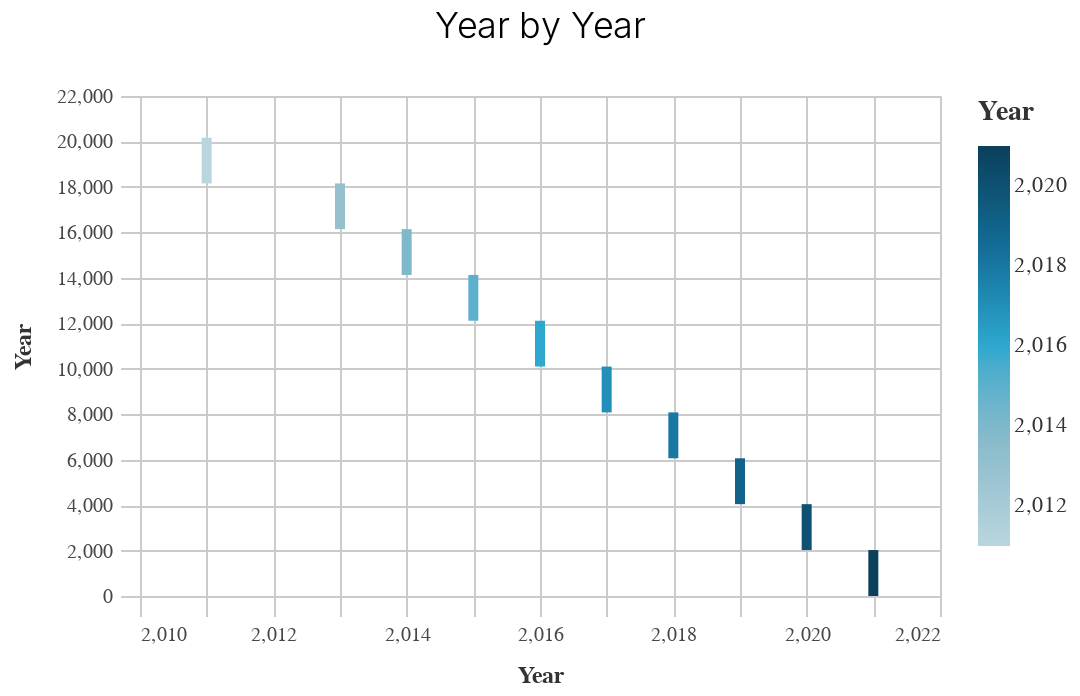
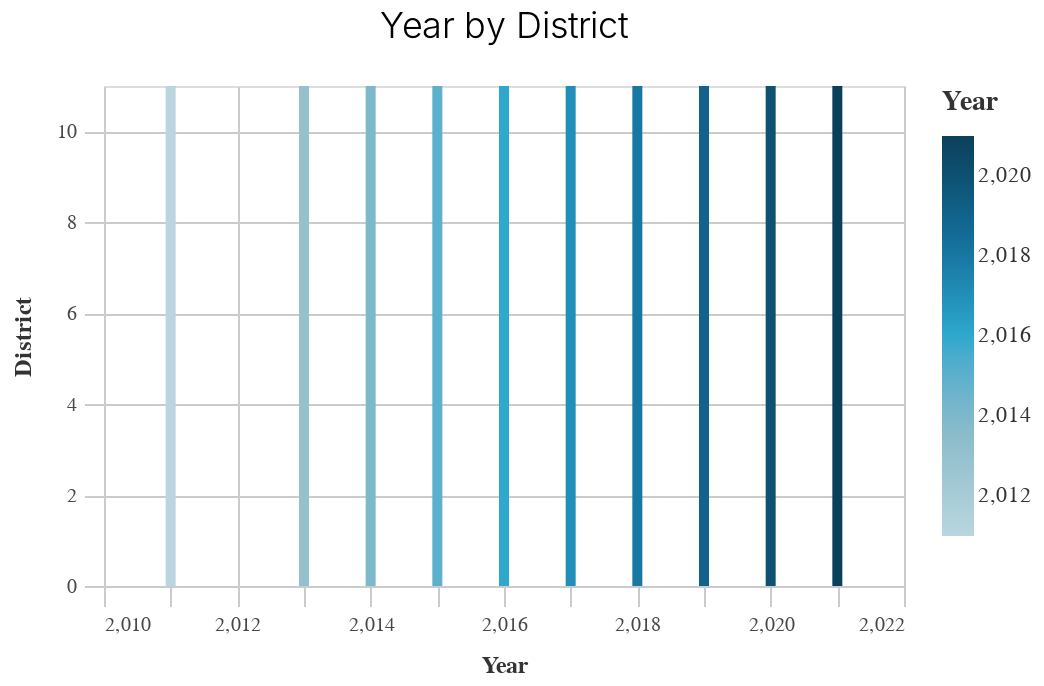
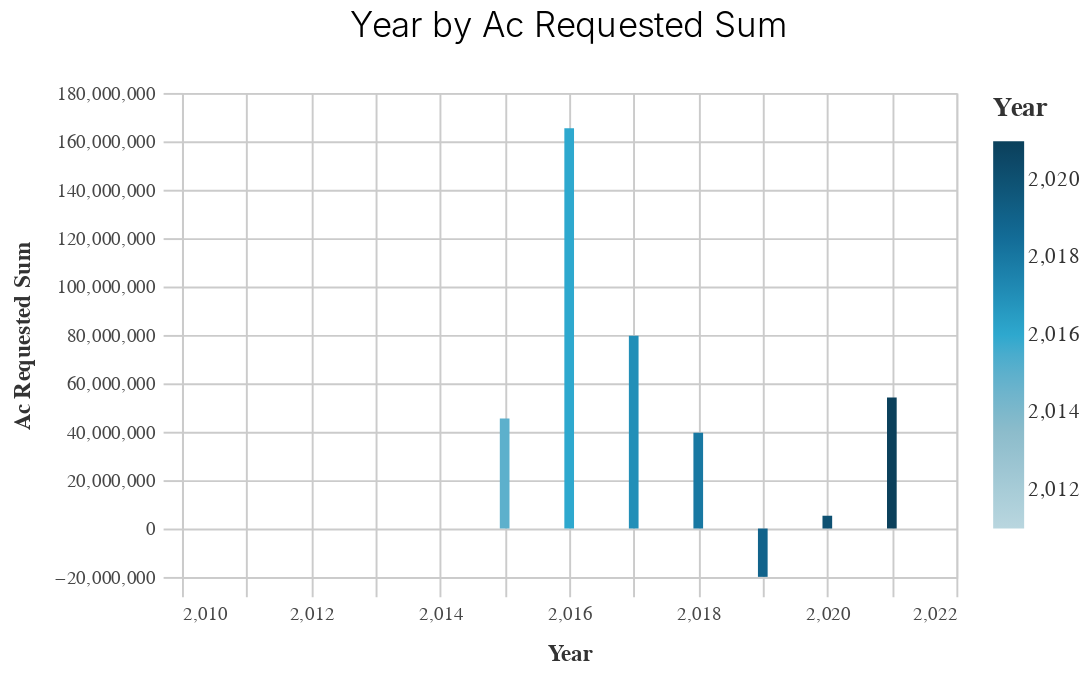
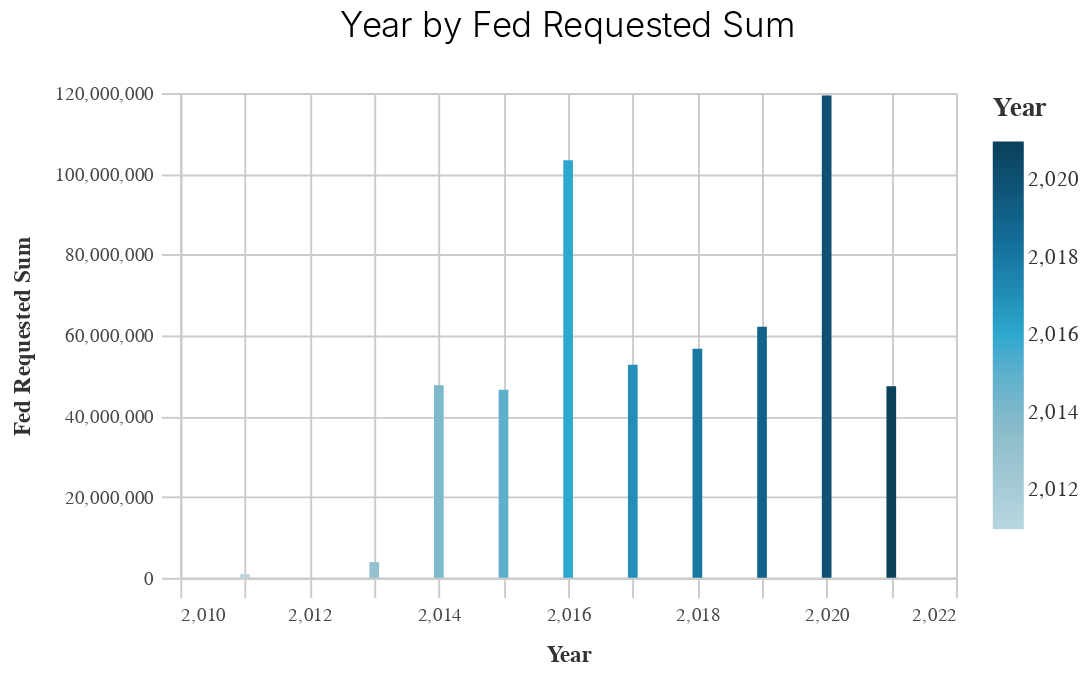

These figures' notebook cell, in order:
### Code cell
make_charts(df)

### Figure 1 — Vega-Lite specification as saved in the notebook (floating-point values rounded to 4 significant figures)
{"usermeta": {"embedOptions": {"theme": "fivethirtyeight"}}, "config": {"view": {"continuousWidth": 400, "continuousHeight": 300}, "axis": {"domainColor": "#cbcbcb", "grid": true, "gridColor": "#cbcbcb", "gridWidth": 1, "labelColor": "#474747", "labelFont": "Nunito Sans", "labelFontSize": 10, "labelPadding": 4, "tickColor": "#cbcbcb", "tickSize": 10, "titleColor": "#333", "titleFont": "Raleway", "titleFontSize": 12, "titlePadding": 10}, "axisBand": {"grid": false}, "background": "white", "font": "Raleway", "header": {"labelFont": "Nunito Sans", "titleFont": "Raleway"}, "legend": {"labelColor": "#333", "labelFont": "Nunito Sans", "labelFontSize": 11, "labelLimit": 0, "padding": 1, "symbolSize": 30, "symbolType": "square", "titleColor": "#333", "titleFont": "Raleway", "titleFontSize": 14, "titlePadding": 10}, "title": {"anchor": "middle", "font": "Raleway", "fontSize": 18, "fontWeight": 300, "offset": 20}}, "data": {"name": "data-62416e93d39436f7fb5f29a421ba03dc"}, "mark": "bar", "encoding": {"color": {"field": "prepared_y", "legend": {"title": "Year"}, "scale": {"range": ["#B9D6DF", "#8CBCCB", "#2EA8CE", "#136C97", "#0B405B"]}, "type": "quantitative"}, "x": {"field": "prepared_y", "sort": "-y", "title": "Year", "type": "quantitative"}, "y": {"field": "prepared_y", "title": "Year", "type": "quantitative"}}, "height": 250, "title": "Year by Year", "width": 400, "$schema": "https://vega.github.io/schema/vega-lite/v4.17.0.json", "datasets": {"data-62416e93d39436f7fb5f29a421ba03dc": [{"prepared_y": 2021, "dist": 11, "ac_requested_sum": 54140000.0, "fed_requested_sum": 47450000.0, "total_requested_sum": 50960000.0, "ac_requested_mean": 595000.0, "fed_requested_mean": 521400.0, "total_requested_mean": 560000.0, "unique_mpo": 3.0, "unique_prefix": 27.0, "unique_primary_agency_name": 20.0, "unique_project_location": 73.0, "unique_project_no": 76.0, "unique_type_of_work": 75.0}, {"prepared_y": 2020, "dist": 11, "ac_requested_sum": 5287000.0, "fed_requested_sum": 119400000.0, "total_requested_sum": 151700000.0, "ac_requested_mean": 40360.0, "fed_requested_mean": 911600.0, "total_requested_mean": 1158000.0, "unique_mpo": 3.0, "unique_prefix": 28.0, "unique_primary_agency_name": 23.0, "unique_project_location": 104.0, "unique_project_no": 111.0, "unique_type_of_work": 93.0}, {"prepared_y": 2019, "dist": 11, "ac_requested_sum": -19970000.0, "fed_requested_sum": 62160000.0, "total_requested_sum": 69390000.0, "ac_requested_mean": -183200.0, "fed_requested_mean": 570300.0, "total_requested_mean": 636600.0, "unique_mpo": 2.0, "unique_prefix": 22.0, "unique_primary_agency_name": 22.0, "unique_project_location": 90.0, "unique_project_no": 90.0, "unique_type_of_work": 80.0}, {"prepared_y": 2018, "dist": 11, "ac_requested_sum": 39550000.0, "fed_requested_sum": 56740000.0, "total_requested_sum": 109600000.0, "ac_requested_mean": 380300.0, "fed_requested_mean": 545500.0, "total_requested_mean": 1053000.0, "unique_mpo": 2.0, "unique_prefix": 29.0, "unique_primary_agency_name": 21.0, "unique_project_location": 81.0, "unique_project_no": 85.0, "unique_type_of_work": 84.0}, {"prepared_y": 2017, "dist": 11, "ac_requested_sum": 79670000.0, "fed_requested_sum": 52730000.0, "total_requested_sum": 153800000.0, "ac_requested_mean": 781100.0, "fed_requested_mean": 516900.0, "total_requested_mean": 1508000.0, "unique_mpo": 3.0, "unique_prefix": 22.0, "unique_primary_agency_name": 25.0, "unique_project_location": 90.0, "unique_project_no": 91.0, "unique_type_of_work": 88.0}, {"prepared_y": 2016, "dist": 11, "ac_requested_sum": 165400000.0, "fed_requested_sum": 103400000.0, "total_requested_sum": 359900000.0, "ac_requested_mean": 1356000.0, "fed_requested_mean": 847400.0, "total_requested_mean": 2950000.0, "unique_mpo": 3.0, "unique_prefix": 29.0, "unique_primary_agency_name": 23.0, "unique_project_location": 101.0, "unique_project_no": 105.0, "unique_type_of_work": 98.0}, {"prepared_y": 2015, "dist": 11, "ac_requested_sum": 45450000.0, "fed_requested_sum": 46550000.0, "total_requested_sum": 196100000.0, "ac_requested_mean": 363600.0, "fed_requested_mean": 372400.0, "total_requested_mean": 1569000.0, "unique_mpo": 6.0, "unique_prefix": 28.0, "unique_primary_agency_name": 21.0, "unique_project_location": 100.0, "unique_project_no": 102.0, "unique_type_of_work": 96.0}, {"prepared_y": 2014, "dist": 11, "ac_requested_sum": 0.0, "fed_requested_sum": 47690000.0, "total_requested_sum": 61750000.0, "ac_requested_mean": 0.0, "fed_requested_mean": 381600.0, "total_requested_mean": 494000.0, "unique_mpo": 10.0, "unique_prefix": 29.0, "unique_primary_agency_name": 25.0, "unique_project_location": 102.0, "unique_project_no": 109.0, "unique_type_of_work": 97.0}, {"prepared_y": 2013, "dist": 11, "ac_requested_sum": 0.0, "fed_requested_sum": 3890000.0, "total_requested_sum": 4317000.0, "ac_requested_mean": 0.0, "fed_requested_mean": 432200.0, "total_requested_mean": 479700.0, "unique_mpo": 4.0, "unique_prefix": 7.0, "unique_primary_agency_name": 8.0, "unique_project_location": 9.0, "unique_project_no": 9.0, "unique_type_of_work": 9.0}, {"prepared_y": 2011, "dist": 11, "ac_requested_sum": 0.0, "fed_requested_sum": 900000.0, "total_requested_sum": 1224000.0, "ac_requested_mean": 0.0, "fed_requested_mean": 900000.0, "total_requested_mean": 1224000.0, "unique_mpo": 1.0, "unique_prefix": 1.0, "unique_primary_agency_name": 1.0, "unique_project_location": 1.0, "unique_project_no": 1.0, "unique_type_of_work": 1.0}]}}

### Figure 2 — Vega-Lite specification as saved in the notebook (floating-point values rounded to 4 significant figures)
{"usermeta": {"embedOptions": {"theme": "fivethirtyeight"}}, "config": {"view": {"continuousWidth": 400, "continuousHeight": 300}, "axis": {"domainColor": "#cbcbcb", "grid": true, "gridColor": "#cbcbcb", "gridWidth": 1, "labelColor": "#474747", "labelFont": "Nunito Sans", "labelFontSize": 10, "labelPadding": 4, "tickColor": "#cbcbcb", "tickSize": 10, "titleColor": "#333", "titleFont": "Raleway", "titleFontSize": 12, "titlePadding": 10}, "axisBand": {"grid": false}, "background": "white", "font": "Raleway", "header": {"labelFont": "Nunito Sans", "titleFont": "Raleway"}, "legend": {"labelColor": "#333", "labelFont": "Nunito Sans", "labelFontSize": 11, "labelLimit": 0, "padding": 1, "symbolSize": 30, "symbolType": "square", "titleColor": "#333", "titleFont": "Raleway", "titleFontSize": 14, "titlePadding": 10}, "title": {"anchor": "middle", "font": "Raleway", "fontSize": 18, "fontWeight": 300, "offset": 20}}, "data": {"name": "data-62416e93d39436f7fb5f29a421ba03dc"}, "mark": "bar", "encoding": {"color": {"field": "prepared_y", "legend": {"title": "Year"}, "scale": {"range": ["#B9D6DF", "#8CBCCB", "#2EA8CE", "#136C97", "#0B405B"]}, "type": "quantitative"}, "x": {"field": "prepared_y", "sort": "-y", "title": "Year", "type": "quantitative"}, "y": {"field": "dist", "title": "District", "type": "quantitative"}}, "height": 250, "title": "Year by District", "width": 400, "$schema": "https://vega.github.io/schema/vega-lite/v4.17.0.json", "datasets": {"data-62416e93d39436f7fb5f29a421ba03dc": [{"prepared_y": 2021, "dist": 11, "ac_requested_sum": 54140000.0, "fed_requested_sum": 47450000.0, "total_requested_sum": 50960000.0, "ac_requested_mean": 595000.0, "fed_requested_mean": 521400.0, "total_requested_mean": 560000.0, "unique_mpo": 3.0, "unique_prefix": 27.0, "unique_primary_agency_name": 20.0, "unique_project_location": 73.0, "unique_project_no": 76.0, "unique_type_of_work": 75.0}, {"prepared_y": 2020, "dist": 11, "ac_requested_sum": 5287000.0, "fed_requested_sum": 119400000.0, "total_requested_sum": 151700000.0, "ac_requested_mean": 40360.0, "fed_requested_mean": 911600.0, "total_requested_mean": 1158000.0, "unique_mpo": 3.0, "unique_prefix": 28.0, "unique_primary_agency_name": 23.0, "unique_project_location": 104.0, "unique_project_no": 111.0, "unique_type_of_work": 93.0}, {"prepared_y": 2019, "dist": 11, "ac_requested_sum": -19970000.0, "fed_requested_sum": 62160000.0, "total_requested_sum": 69390000.0, "ac_requested_mean": -183200.0, "fed_requested_mean": 570300.0, "total_requested_mean": 636600.0, "unique_mpo": 2.0, "unique_prefix": 22.0, "unique_primary_agency_name": 22.0, "unique_project_location": 90.0, "unique_project_no": 90.0, "unique_type_of_work": 80.0}, {"prepared_y": 2018, "dist": 11, "ac_requested_sum": 39550000.0, "fed_requested_sum": 56740000.0, "total_requested_sum": 109600000.0, "ac_requested_mean": 380300.0, "fed_requested_mean": 545500.0, "total_requested_mean": 1053000.0, "unique_mpo": 2.0, "unique_prefix": 29.0, "unique_primary_agency_name": 21.0, "unique_project_location": 81.0, "unique_project_no": 85.0, "unique_type_of_work": 84.0}, {"prepared_y": 2017, "dist": 11, "ac_requested_sum": 79670000.0, "fed_requested_sum": 52730000.0, "total_requested_sum": 153800000.0, "ac_requested_mean": 781100.0, "fed_requested_mean": 516900.0, "total_requested_mean": 1508000.0, "unique_mpo": 3.0, "unique_prefix": 22.0, "unique_primary_agency_name": 25.0, "unique_project_location": 90.0, "unique_project_no": 91.0, "unique_type_of_work": 88.0}, {"prepared_y": 2016, "dist": 11, "ac_requested_sum": 165400000.0, "fed_requested_sum": 103400000.0, "total_requested_sum": 359900000.0, "ac_requested_mean": 1356000.0, "fed_requested_mean": 847400.0, "total_requested_mean": 2950000.0, "unique_mpo": 3.0, "unique_prefix": 29.0, "unique_primary_agency_name": 23.0, "unique_project_location": 101.0, "unique_project_no": 105.0, "unique_type_of_work": 98.0}, {"prepared_y": 2015, "dist": 11, "ac_requested_sum": 45450000.0, "fed_requested_sum": 46550000.0, "total_requested_sum": 196100000.0, "ac_requested_mean": 363600.0, "fed_requested_mean": 372400.0, "total_requested_mean": 1569000.0, "unique_mpo": 6.0, "unique_prefix": 28.0, "unique_primary_agency_name": 21.0, "unique_project_location": 100.0, "unique_project_no": 102.0, "unique_type_of_work": 96.0}, {"prepared_y": 2014, "dist": 11, "ac_requested_sum": 0.0, "fed_requested_sum": 47690000.0, "total_requested_sum": 61750000.0, "ac_requested_mean": 0.0, "fed_requested_mean": 381600.0, "total_requested_mean": 494000.0, "unique_mpo": 10.0, "unique_prefix": 29.0, "unique_primary_agency_name": 25.0, "unique_project_location": 102.0, "unique_project_no": 109.0, "unique_type_of_work": 97.0}, {"prepared_y": 2013, "dist": 11, "ac_requested_sum": 0.0, "fed_requested_sum": 3890000.0, "total_requested_sum": 4317000.0, "ac_requested_mean": 0.0, "fed_requested_mean": 432200.0, "total_requested_mean": 479700.0, "unique_mpo": 4.0, "unique_prefix": 7.0, "unique_primary_agency_name": 8.0, "unique_project_location": 9.0, "unique_project_no": 9.0, "unique_type_of_work": 9.0}, {"prepared_y": 2011, "dist": 11, "ac_requested_sum": 0.0, "fed_requested_sum": 900000.0, "total_requested_sum": 1224000.0, "ac_requested_mean": 0.0, "fed_requested_mean": 900000.0, "total_requested_mean": 1224000.0, "unique_mpo": 1.0, "unique_prefix": 1.0, "unique_primary_agency_name": 1.0, "unique_project_location": 1.0, "unique_project_no": 1.0, "unique_type_of_work": 1.0}]}}

### Figure 3 — Vega-Lite specification as saved in the notebook (floating-point values rounded to 4 significant figures)
{"usermeta": {"embedOptions": {"theme": "fivethirtyeight"}}, "config": {"view": {"continuousWidth": 400, "continuousHeight": 300}, "axis": {"domainColor": "#cbcbcb", "grid": true, "gridColor": "#cbcbcb", "gridWidth": 1, "labelColor": "#474747", "labelFont": "Nunito Sans", "labelFontSize": 10, "labelPadding": 4, "tickColor": "#cbcbcb", "tickSize": 10, "titleColor": "#333", "titleFont": "Raleway", "titleFontSize": 12, "titlePadding": 10}, "axisBand": {"grid": false}, "background": "white", "font": "Raleway", "header": {"labelFont": "Nunito Sans", "titleFont": "Raleway"}, "legend": {"labelColor": "#333", "labelFont": "Nunito Sans", "labelFontSize": 11, "labelLimit": 0, "padding": 1, "symbolSize": 30, "symbolType": "square", "titleColor": "#333", "titleFont": "Raleway", "titleFontSize": 14, "titlePadding": 10}, "title": {"anchor": "middle", "font": "Raleway", "fontSize": 18, "fontWeight": 300, "offset": 20}}, "data": {"name": "data-62416e93d39436f7fb5f29a421ba03dc"}, "mark": "bar", "encoding": {"color": {"field": "prepared_y", "legend": {"title": "Year"}, "scale": {"range": ["#B9D6DF", "#8CBCCB", "#2EA8CE", "#136C97", "#0B405B"]}, "type": "quantitative"}, "x": {"field": "prepared_y", "sort": "-y", "title": "Year", "type": "quantitative"}, "y": {"field": "ac_requested_sum", "title": "Ac Requested Sum", "type": "quantitative"}}, "height": 250, "title": "Year by Ac Requested Sum", "width": 400, "$schema": "https://vega.github.io/schema/vega-lite/v4.17.0.json", "datasets": {"data-62416e93d39436f7fb5f29a421ba03dc": [{"prepared_y": 2021, "dist": 11, "ac_requested_sum": 54140000.0, "fed_requested_sum": 47450000.0, "total_requested_sum": 50960000.0, "ac_requested_mean": 595000.0, "fed_requested_mean": 521400.0, "total_requested_mean": 560000.0, "unique_mpo": 3.0, "unique_prefix": 27.0, "unique_primary_agency_name": 20.0, "unique_project_location": 73.0, "unique_project_no": 76.0, "unique_type_of_work": 75.0}, {"prepared_y": 2020, "dist": 11, "ac_requested_sum": 5287000.0, "fed_requested_sum": 119400000.0, "total_requested_sum": 151700000.0, "ac_requested_mean": 40360.0, "fed_requested_mean": 911600.0, "total_requested_mean": 1158000.0, "unique_mpo": 3.0, "unique_prefix": 28.0, "unique_primary_agency_name": 23.0, "unique_project_location": 104.0, "unique_project_no": 111.0, "unique_type_of_work": 93.0}, {"prepared_y": 2019, "dist": 11, "ac_requested_sum": -19970000.0, "fed_requested_sum": 62160000.0, "total_requested_sum": 69390000.0, "ac_requested_mean": -183200.0, "fed_requested_mean": 570300.0, "total_requested_mean": 636600.0, "unique_mpo": 2.0, "unique_prefix": 22.0, "unique_primary_agency_name": 22.0, "unique_project_location": 90.0, "unique_project_no": 90.0, "unique_type_of_work": 80.0}, {"prepared_y": 2018, "dist": 11, "ac_requested_sum": 39550000.0, "fed_requested_sum": 56740000.0, "total_requested_sum": 109600000.0, "ac_requested_mean": 380300.0, "fed_requested_mean": 545500.0, "total_requested_mean": 1053000.0, "unique_mpo": 2.0, "unique_prefix": 29.0, "unique_primary_agency_name": 21.0, "unique_project_location": 81.0, "unique_project_no": 85.0, "unique_type_of_work": 84.0}, {"prepared_y": 2017, "dist": 11, "ac_requested_sum": 79670000.0, "fed_requested_sum": 52730000.0, "total_requested_sum": 153800000.0, "ac_requested_mean": 781100.0, "fed_requested_mean": 516900.0, "total_requested_mean": 1508000.0, "unique_mpo": 3.0, "unique_prefix": 22.0, "unique_primary_agency_name": 25.0, "unique_project_location": 90.0, "unique_project_no": 91.0, "unique_type_of_work": 88.0}, {"prepared_y": 2016, "dist": 11, "ac_requested_sum": 165400000.0, "fed_requested_sum": 103400000.0, "total_requested_sum": 359900000.0, "ac_requested_mean": 1356000.0, "fed_requested_mean": 847400.0, "total_requested_mean": 2950000.0, "unique_mpo": 3.0, "unique_prefix": 29.0, "unique_primary_agency_name": 23.0, "unique_project_location": 101.0, "unique_project_no": 105.0, "unique_type_of_work": 98.0}, {"prepared_y": 2015, "dist": 11, "ac_requested_sum": 45450000.0, "fed_requested_sum": 46550000.0, "total_requested_sum": 196100000.0, "ac_requested_mean": 363600.0, "fed_requested_mean": 372400.0, "total_requested_mean": 1569000.0, "unique_mpo": 6.0, "unique_prefix": 28.0, "unique_primary_agency_name": 21.0, "unique_project_location": 100.0, "unique_project_no": 102.0, "unique_type_of_work": 96.0}, {"prepared_y": 2014, "dist": 11, "ac_requested_sum": 0.0, "fed_requested_sum": 47690000.0, "total_requested_sum": 61750000.0, "ac_requested_mean": 0.0, "fed_requested_mean": 381600.0, "total_requested_mean": 494000.0, "unique_mpo": 10.0, "unique_prefix": 29.0, "unique_primary_agency_name": 25.0, "unique_project_location": 102.0, "unique_project_no": 109.0, "unique_type_of_work": 97.0}, {"prepared_y": 2013, "dist": 11, "ac_requested_sum": 0.0, "fed_requested_sum": 3890000.0, "total_requested_sum": 4317000.0, "ac_requested_mean": 0.0, "fed_requested_mean": 432200.0, "total_requested_mean": 479700.0, "unique_mpo": 4.0, "unique_prefix": 7.0, "unique_primary_agency_name": 8.0, "unique_project_location": 9.0, "unique_project_no": 9.0, "unique_type_of_work": 9.0}, {"prepared_y": 2011, "dist": 11, "ac_requested_sum": 0.0, "fed_requested_sum": 900000.0, "total_requested_sum": 1224000.0, "ac_requested_mean": 0.0, "fed_requested_mean": 900000.0, "total_requested_mean": 1224000.0, "unique_mpo": 1.0, "unique_prefix": 1.0, "unique_primary_agency_name": 1.0, "unique_project_location": 1.0, "unique_project_no": 1.0, "unique_type_of_work": 1.0}]}}

### Figure 4 — Vega-Lite specification as saved in the notebook (floating-point values rounded to 4 significant figures)
{"usermeta": {"embedOptions": {"theme": "fivethirtyeight"}}, "config": {"view": {"continuousWidth": 400, "continuousHeight": 300}, "axis": {"domainColor": "#cbcbcb", "grid": true, "gridColor": "#cbcbcb", "gridWidth": 1, "labelColor": "#474747", "labelFont": "Nunito Sans", "labelFontSize": 10, "labelPadding": 4, "tickColor": "#cbcbcb", "tickSize": 10, "titleColor": "#333", "titleFont": "Raleway", "titleFontSize": 12, "titlePadding": 10}, "axisBand": {"grid": false}, "background": "white", "font": "Raleway", "header": {"labelFont": "Nunito Sans", "titleFont": "Raleway"}, "legend": {"labelColor": "#333", "labelFont": "Nunito Sans", "labelFontSize": 11, "labelLimit": 0, "padding": 1, "symbolSize": 30, "symbolType": "square", "titleColor": "#333", "titleFont": "Raleway", "titleFontSize": 14, "titlePadding": 10}, "title": {"anchor": "middle", "font": "Raleway", "fontSize": 18, "fontWeight": 300, "offset": 20}}, "data": {"name": "data-62416e93d39436f7fb5f29a421ba03dc"}, "mark": "bar", "encoding": {"color": {"field": "prepared_y", "legend": {"title": "Year"}, "scale": {"range": ["#B9D6DF", "#8CBCCB", "#2EA8CE", "#136C97", "#0B405B"]}, "type": "quantitative"}, "x": {"field": "prepared_y", "sort": "-y", "title": "Year", "type": "quantitative"}, "y": {"field": "fed_requested_sum", "title": "Fed Requested Sum", "type": "quantitative"}}, "height": 250, "title": "Year by Fed Requested Sum", "width": 400, "$schema": "https://vega.github.io/schema/vega-lite/v4.17.0.json", "datasets": {"data-62416e93d39436f7fb5f29a421ba03dc": [{"prepared_y": 2021, "dist": 11, "ac_requested_sum": 54140000.0, "fed_requested_sum": 47450000.0, "total_requested_sum": 50960000.0, "ac_requested_mean": 595000.0, "fed_requested_mean": 521400.0, "total_requested_mean": 560000.0, "unique_mpo": 3.0, "unique_prefix": 27.0, "unique_primary_agency_name": 20.0, "unique_project_location": 73.0, "unique_project_no": 76.0, "unique_type_of_work": 75.0}, {"prepared_y": 2020, "dist": 11, "ac_requested_sum": 5287000.0, "fed_requested_sum": 119400000.0, "total_requested_sum": 151700000.0, "ac_requested_mean": 40360.0, "fed_requested_mean": 911600.0, "total_requested_mean": 1158000.0, "unique_mpo": 3.0, "unique_prefix": 28.0, "unique_primary_agency_name": 23.0, "unique_project_location": 104.0, "unique_project_no": 111.0, "unique_type_of_work": 93.0}, {"prepared_y": 2019, "dist": 11, "ac_requested_sum": -19970000.0, "fed_requested_sum": 62160000.0, "total_requested_sum": 69390000.0, "ac_requested_mean": -183200.0, "fed_requested_mean": 570300.0, "total_requested_mean": 636600.0, "unique_mpo": 2.0, "unique_prefix": 22.0, "unique_primary_agency_name": 22.0, "unique_project_location": 90.0, "unique_project_no": 90.0, "unique_type_of_work": 80.0}, {"prepared_y": 2018, "dist": 11, "ac_requested_sum": 39550000.0, "fed_requested_sum": 56740000.0, "total_requested_sum": 109600000.0, "ac_requested_mean": 380300.0, "fed_requested_mean": 545500.0, "total_requested_mean": 1053000.0, "unique_mpo": 2.0, "unique_prefix": 29.0, "unique_primary_agency_name": 21.0, "unique_project_location": 81.0, "unique_project_no": 85.0, "unique_type_of_work": 84.0}, {"prepared_y": 2017, "dist": 11, "ac_requested_sum": 79670000.0, "fed_requested_sum": 52730000.0, "total_requested_sum": 153800000.0, "ac_requested_mean": 781100.0, "fed_requested_mean": 516900.0, "total_requested_mean": 1508000.0, "unique_mpo": 3.0, "unique_prefix": 22.0, "unique_primary_agency_name": 25.0, "unique_project_location": 90.0, "unique_project_no": 91.0, "unique_type_of_work": 88.0}, {"prepared_y": 2016, "dist": 11, "ac_requested_sum": 165400000.0, "fed_requested_sum": 103400000.0, "total_requested_sum": 359900000.0, "ac_requested_mean": 1356000.0, "fed_requested_mean": 847400.0, "total_requested_mean": 2950000.0, "unique_mpo": 3.0, "unique_prefix": 29.0, "unique_primary_agency_name": 23.0, "unique_project_location": 101.0, "unique_project_no": 105.0, "unique_type_of_work": 98.0}, {"prepared_y": 2015, "dist": 11, "ac_requested_sum": 45450000.0, "fed_requested_sum": 46550000.0, "total_requested_sum": 196100000.0, "ac_requested_mean": 363600.0, "fed_requested_mean": 372400.0, "total_requested_mean": 1569000.0, "unique_mpo": 6.0, "unique_prefix": 28.0, "unique_primary_agency_name": 21.0, "unique_project_location": 100.0, "unique_project_no": 102.0, "unique_type_of_work": 96.0}, {"prepared_y": 2014, "dist": 11, "ac_requested_sum": 0.0, "fed_requested_sum": 47690000.0, "total_requested_sum": 61750000.0, "ac_requested_mean": 0.0, "fed_requested_mean": 381600.0, "total_requested_mean": 494000.0, "unique_mpo": 10.0, "unique_prefix": 29.0, "unique_primary_agency_name": 25.0, "unique_project_location": 102.0, "unique_project_no": 109.0, "unique_type_of_work": 97.0}, {"prepared_y": 2013, "dist": 11, "ac_requested_sum": 0.0, "fed_requested_sum": 3890000.0, "total_requested_sum": 4317000.0, "ac_requested_mean": 0.0, "fed_requested_mean": 432200.0, "total_requested_mean": 479700.0, "unique_mpo": 4.0, "unique_prefix": 7.0, "unique_primary_agency_name": 8.0, "unique_project_location": 9.0, "unique_project_no": 9.0, "unique_type_of_work": 9.0}, {"prepared_y": 2011, "dist": 11, "ac_requested_sum": 0.0, "fed_requested_sum": 900000.0, "total_requested_sum": 1224000.0, "ac_requested_mean": 0.0, "fed_requested_mean": 900000.0, "total_requested_mean": 1224000.0, "unique_mpo": 1.0, "unique_prefix": 1.0, "unique_primary_agency_name": 1.0, "unique_project_location": 1.0, "unique_project_no": 1.0, "unique_type_of_work": 1.0}]}}
